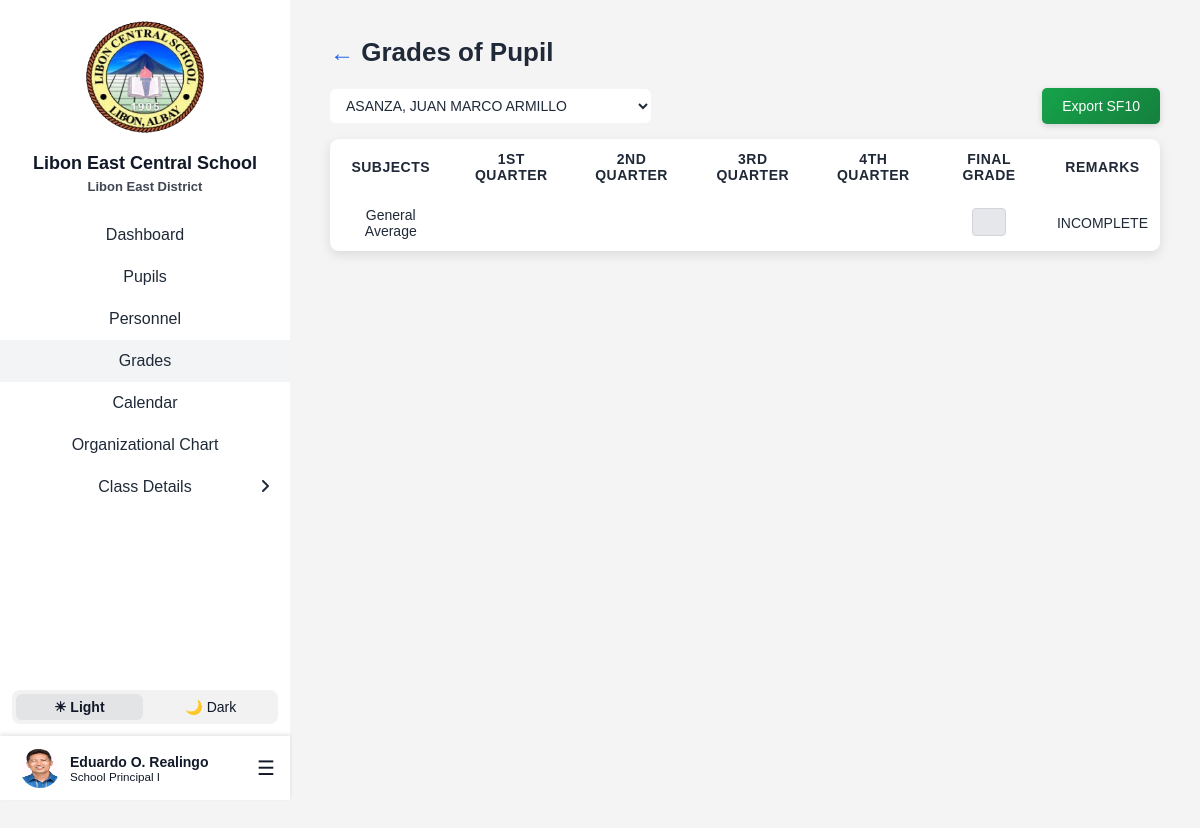
The page /Landing/Login/Page/adminViewGrades.php?pupil_id=1371&sy_id=26&quarter=all (signed in) on the database its author committed.
### tables this page shows
CREATE TABLE `teachers` (
  `teacher_id` int(11) NOT NULL,
  `first_name` varchar(100) DEFAULT NULL,
  `middle_name` varchar(100) DEFAULT NULL,
  `last_name` varchar(100) DEFAULT NULL,
  `employee_no` varchar(20) DEFAULT NULL,
  `email` varchar(100) DEFAULT NULL,
  `password` varchar(255) DEFAULT NULL,
  `gender` enum('Male','Female','Other') DEFAULT NULL,
  `birthdate` date DEFAULT NULL,
  `age` int(11) DEFAULT NULL,
  `contact_no` varchar(20) DEFAULT NULL,
  `house_no_street` varchar(255) DEFAULT NULL,
  `barangay` varchar(255) DEFAULT NULL,
  `municipality` varchar(255) DEFAULT NULL,
  `province` varchar(255) DEFAULT NULL,
  `position` varchar(255) NOT NULL,
  `image` varchar(255) NOT NULL DEFAULT 'teacher.png',
  `user_type` char(1) NOT NULL DEFAULT 't' COMMENT 'a - admin\r\nt- teacher\r\nn- non-teaching',
  `user_status` char(1) NOT NULL DEFAULT 'a' COMMENT 'a - active\r\ni - inactive',
  `created_at` datetime DEFAULT current_timestamp(),
  `updated_at` datetime DEFAULT current_timestamp() ON UPDATE current_timestamp(),
  `created_by` int(11) DEFAULT NULL,
  `updated_by` int(11) DEFAULT NULL
);

### Landing/Login/Page/adminViewGrades.php (the view, shortened to what this page needs)
<?php
include 'lecs_db.php';
$pupil_id = $_GET['pupil_id'] ?? 0;
$sy_id = $_GET['sy_id'] ?? 0;
$p_sql = "SELECT p.*, s.grade_level_id
          FROM pupils p
          JOIN sections s ON p.section_id = s.section_id
          WHERE p.pupil_id = ? AND p.sy_id = ?";
$p_stmt = $conn->prepare($p_sql);
$p_stmt->bind_param("ii", $pupil_id, $sy_id);
$p_stmt->execute();
$selected_pupil = $p_stmt->get_result()->fetch_assoc();
$classmates_sql = "SELECT pupil_id, last_name, first_name, middle_name
                   FROM pupils
                   WHERE section_id = ? AND sy_id = ?
                   ORDER BY last_name, first_name";
$classmates_stmt = $conn->prepare($classmates_sql);
$classmates_stmt->bind_param("ii", $selected_pupil['section_id'], $sy_id);
$classmates_stmt->execute();
$classmates = $classmates_stmt->get_result()->fetch_all(MYSQLI_ASSOC);
?>
<!DOCTYPE html>
<html lang="en">
<head>
    <link rel="stylesheet" href="css/editGrades.css">
    <link rel="stylesheet" href="css/sidebar.css">
</head>
<body>
<div class="container">
    <?php include 'sidebar.php'; ?>
    <div class="main-content">
        <h1>
            <span class="back-arrow" onclick="window.location.href='adminGrades.php'">←</span>
            Grades of Pupil
        </h1>
        <div class="top-row">
            <form method="get" id="pupilSelectForm">
                <select class="sy-selection" name="pupil_id" onchange="this.form.submit()">
                    <?php foreach ($classmates as $classmate): ?>
                        <option value="<?= $classmate['pupil_id'] ?>" <?= $classmate['pupil_id'] == $pupil_id ? "selected" : "" ?>>
                            <?= strtoupper($classmate['last_name'] . ", " . $classmate['first_name'] . " " . $classmate['middle_name']) ?>
                        </option>
                    <?php endforeach; ?>
                </select>
            </form>
            <div class="button-group">
                <form id="exportForm" method="post" action="export_sf10.php" style="display: inline;">
                    <button class="export-btn" type="submit">Export SF10</button>
                </form>
            </div>
        </div>
        <div class="table-container">
            <table>
                <thead>
                <tr>
                    <th>Subjects</th>
                    <th>1st Quarter</th>
                    <th>2nd Quarter</th>
                    <th>3rd Quarter</th>
                    <th>4th Quarter</th>
                    <th>Final Grade</th>
                    <th>Remarks</th>
                </tr>
                </thead>
                <tbody>
                <?php
                $general_finals = [];
                $all_grades_complete = true;
                $required_subjects = 0;
                ?>
                <?php
                $general_avg = '';
                $overall_rem = '';
                if ($all_grades_complete && count($general_finals) == $required_subjects && count($general_finals) > 0) {
                    $general_avg = round(array_sum($general_finals) / count($general_finals));
                    $num_fails = count(array_filter($general_finals, fn($final) => $final < 75));
                    if ($num_fails >= 3) {
                        $overall_rem = 'RETAINED';
                    } elseif ($num_fails >= 1) {
                        $overall_rem = 'CONDITIONALLY PROMOTED';
                    } else {
                        if ($general_avg >= 98) {
                            $overall_rem = 'PROMOTED WITH HIGHEST HONORS';
                        } elseif ($general_avg >= 95) {
                            $overall_rem = 'PROMOTED WITH HIGH HONORS';
                        } elseif ($general_avg >= 90) {
                            $overall_rem = 'PROMOTED WITH HONORS';
                        } else {
                            $overall_rem = 'PROMOTED';
                        }
                    }
                } else {
                    $overall_rem = 'INCOMPLETE';
                }
                ?>
                <tr>
                    <td data-th="Subjects">General Average</td>
                    <td data-th="1st Quarter" colspan="4"></td>
                    <td data-th="Final Grade">
                        <?php if ($general_avg !== ''): ?>
                            <span class="grade-box"><?= intval($general_avg) ?></span>
                        <?php else: ?>
                            <span class="grade-box empty"></span>
                        <?php endif; ?>
                    </td>
                    <td data-th="Remarks">
                        <?php if (str_contains($overall_rem, "HONORS")): ?>
                            <span class="honors"><?= $overall_rem ?></span>
                        <?php elseif ($overall_rem == "PROMOTED"): ?>
                            <span class="promoted">PROMOTED</span>
                        <?php elseif ($overall_rem == "RETAINED"): ?>
                            <span class="retained">RETAINED</span>
                        <?php elseif ($overall_rem == "CONDITIONALLY PROMOTED"): ?>
                            <span class="retained">CONDITIONALLY PROMOTED</span>
                        <?php elseif ($overall_rem == "INCOMPLETE"): ?>
                            <span class="incomplete">INCOMPLETE</span>
                        <?php endif; ?>
                    </td>
                </tr>
                </tbody>
            </table>
        </div>
    </div>
</div>
</body>
</html>

### Landing/Login/Page/sidebar.php (shortened to what this page needs)
<?php
include 'lecs_db.php';
$current_page = basename($_SERVER['PHP_SELF']);
$classInfoPages = ['adminGradeLevel.php', 'adminSections.php', 'adminSubjects.php', 'adminSchoolYear.php', 'adminSectionName.php', 'adminOrganizationalChart'];
$isClassInfoActive = in_array($current_page, $classInfoPages);
if (!function_exists('arabic_to_roman')) {
    function arabic_to_roman($num) {
        $roman_numerals = [
            1000 => 'M', 900 => 'CM', 500 => 'D', 400 => 'CD',
            100 => 'C', 90 => 'XC', 50 => 'L', 40 => 'XL',
            10 => 'X', 9 => 'IX', 5 => 'V', 4 => 'IV', 1 => 'I'
        ];
        $roman = '';
        foreach ($roman_numerals as $value => $symbol) {
            while ($num >= $value) {
                $roman .= $symbol;
                $num -= $value;
            }
        }
        return $roman;
    }
}
if (!function_exists('format_position')) {
    function format_position($pos) {
        $is_principal = stripos($pos, 'principal') !== false;
        if (preg_match('/(.*) (\d+)$/', $pos, $matches)) {
            $base = $matches[1];
            $num = intval($matches[2]);
            $roman = arabic_to_roman($num);
            $new_pos = $base . ' ' . $roman;
        } else {
            $new_pos = $pos;
        }
        if ($is_principal) {
            $new_pos = 'School ' . $new_pos;
        }
        return $new_pos;
    }
}
$admin_id = isset($_SESSION['teacher_id']) ? intval($_SESSION['teacher_id']) : 0;
$adminData = [
    'first_name' => 'Admin',
    'middle_name' => '',
    'last_name' => 'User',
    'position' => 'Administrator',
    'image' => 'teacher.png'
];
if ($admin_id > 0 && $_SESSION['user_type'] === 'a') {
    $stmt = $conn->prepare("SELECT first_name, middle_name, last_name, position, image FROM teachers WHERE teacher_id = ?");
    $stmt->bind_param("i", $admin_id);
    $stmt->execute();
    $res = $stmt->get_result();
    if ($res && $res->num_rows > 0) {
        $adminData = $res->fetch_assoc();
    }
}
$middle_initial = !empty($adminData['middle_name']) ? substr($adminData['middle_name'], 0, 1) . '.' : '';
$full_name = trim($adminData['first_name'] . ' ' . $middle_initial . ' ' . $adminData['last_name']);
?>
<link rel="stylesheet" href="css/all.min.css">
<link rel="stylesheet" href="css/sidebar.css">
<div class="sidebar">
    <div class="sidebar-top">
        <img class="logo" src="images/lecs-logo no bg.png" alt="School Logo">
        <h2>Libon East Central School</h2>
        <small class="east">Libon East District</small>
        <div class="nav-links">
            <a href="adminDashboard.php" class="<?= ($current_page == 'adminDashboard.php') ? 'active' : '' ?>">Dashboard</a>
            <a href="adminPupils.php" class="<?= ($current_page == 'adminPupils.php' || $current_page == 'add_pupil.php' || $current_page == 'adminPupilsProfile.php') ? 'active' : '' ?>">Pupils</a>
            <a href="adminTeachers.php" class="<?= ($current_page == 'adminTeachers.php' || $current_page == 'add_teacher.php' || $current_page == 'edit_teacher.php') ? 'active' : '' ?>">Personnel</a>
            <a href="adminGrades.php" class="<?= ($current_page == 'adminGrades.php' || $current_page == 'adminViewGrades.php') ? 'active' : '' ?>">Grades</a>
            <a href="adminEventCalendar.php" class="<?= ($current_page == 'adminEventCalendar.php') ? 'active' : '' ?>">Calendar</a>
            <a href="adminOrganizationalChart.php" class="<?= ($current_page == 'adminOrganizationalChart.php') ? 'active' : '' ?>">Organizational Chart</a>
            <a href="#" id="classInfoLink" class="class-info <?= $isClassInfoActive ? 'active' : '' ?>">
                <span>Class Details</span>
                <i id="classInfoIcon" class="fa-solid <?= $isClassInfoActive ? 'fa-angle-down' : 'fa-angle-right' ?>"></i>
            </a>
        </div>
    </div>
    <div class="sidebar-bottom">
        <div class="toggle-mode">
            <button class="toggle-btn light-mode" onclick="setMode('light')">☀ Light</button>
            <button class="toggle-btn dark-mode" onclick="setMode('dark')">🌙 Dark</button>
        </div>
        <div class="profile-menu">
            <div class="profile">
                <img src="Uploads/teachers/<?= htmlspecialchars($adminData['image']) ?>" alt="Profile Picture">
                <div class="profile-info">
                    <strong><?= htmlspecialchars($full_name) ?></strong>
                    <small><?= htmlspecialchars(format_position($adminData['position'])) ?></small>
                </div>
            </div>
            <div class="burger" role="button" aria-label="Open menu" tabindex="0">&#9776;</div>
        </div>
    </div>
</div>

### Landing/Login/Page/css/editGrades.css (style rules this page uses)
:root { --primary-color: #2563eb; --background-light: #f4f4f5; --background-dark: #1e293b; --text-light: #1f2937; --text-dark: #f1f5f9; --card-dark: #334155; --card-light: #ffffff; --hover-light: #f3f4f6; --hover-dark: #475569; --border-color: #d1d5db; --not-applicable-light: #e0d7f9; --not-applicable-dark: #a996ca; --not-applicable-border: #8b5cf6; }
body { margin: 0; font-family: Arial, sans-serif; background-color: var(--background-color); color: var(--text-color); transition: background-color 0.3s, color 0.3s; }
.container { display: flex; width: 100%; }
.main-content { flex: 1; margin-left: 290px; padding: 20px 40px; min-height: 100vh; background-color: var(--background-color); transition: background-color 0.3s, color 0.3s; }
.main-content h1 .back-arrow { font-size: 24px; color: var(--primary-color); cursor: pointer; transition: color 0.3s; }
:root.light { --background-color: var(--background-light); --text-color: var(--text-light); --border: var(--border-light); }
h1 { font-size: 26px; margin-bottom: 20px; font-weight: 600; color: var(--text-color); }
.table-container { overflow-x: auto; border-radius: 8px; box-shadow: 0 4px 12px rgba(0, 0, 0, 0.1); margin-bottom: 20px; }
table { width: 100%; border-collapse: collapse; background-color: var(--card-light); border-radius: 10px; overflow: hidden; font-size: 14px; text-align: center; }
thead { background-color: var(--border-light); color: var(--text-light); }
th { padding: 12px; font-weight: 600; text-transform: uppercase; letter-spacing: 0.5px; border-bottom: 2px solid var(--border); }
td { padding: 12px; border-bottom: 1px solid var(--border); }
:root.light td { background-color: #ffffff; }
.grade-box { display: inline-block; min-width: 34px; height: 28px; line-height: 28px; text-align: center; border-radius: 4px; font-weight: 600; font-size: 13px; box-sizing: border-box; }
:root.light .grade-box { background-color: #e5e7eb; color: var(--text-light); border: 1px solid #d1d5db; }
.grade-box.empty { background-color: black; border: 5px solid var(--border); color: var(--text-color); }
.top-row { display: flex; justify-content: space-between; align-items: center; margin-bottom: 15px; }
.button-group { display: flex; gap: 8px; }
.sy-selection { padding: 8px 12px; border-radius: 6px; border: 1px solid var(--border); background-color: var(--card-light); color: var(--text-color); font-size: 14px; cursor: pointer; transition: background-color 0.3s, border-color 0.3s; }
:root.light .sy-selection { background-color: var(--card-light); border-color: var(--border-light); }
.import-btn, .export-btn { padding: 8px 20px; border: none; border-radius: 6px; font-size: 14px; font-weight: 500; cursor: pointer; transition: all 0.3s ease-in-out; box-shadow: 0 2px 6px rgba(0,0,0,0.15); }
.export-btn { background: linear-gradient(135deg, #16a34a, #15803d); color: #fff; }
.export-btn { background-color: #FF9800; color: white; padding: 10px 20px; border: none; border-radius: 5px; cursor: pointer; margin-left: 10px; }

### rows shown on the page
teachers: image (picture), full_name "Eduardo O. Realingo", position "School Principal I"

### other values the page prints
form field pupil_id "ASANZA, JUAN MARCO ARMILLO"
